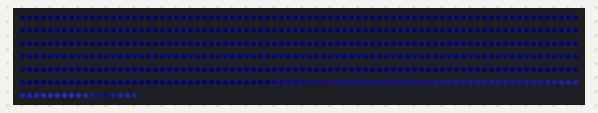
Bench run of a sketch on a simulated Arduino Uno, built with avr-gcc and run on an emulated ATmega328P. Parts: 497 RGB LEDs in strip order, left to right, continuing on the next row. Dim RGB values are drawn brighter than linear; random numbers use the default seed unless the sketch sets one.

Above: at 0.22 s.

The sketch:

bubbleocean.ino
```cpp
#include <FastLED.h>

#define LED_PIN     6
#define NUM_LEDS    497
#define BRIGHTNESS  200
#define LED_TYPE    WS2812B
#define COLOR_ORDER GRB

// Define sections
#define BOTTOM_SPIRAL 181
#define MIDDLE_CYLINDER_START 181
#define MIDDLE_CYLINDER_END 437
#define TOP_SECTION_START 437
#define TOP_SECTION_END 497

// Ocean parameters - adjusted for ultra-smooth feel
#define NUM_BUBBLES 3        // Even fewer bubbles
#define BUBBLE_SPEED 200     // Much slower bubbles
#define WAVE_SPEED 1         // Very slow water movement
#define GLOW_SPEED 1         // Very slow ambient changes
#define BLUR_AMOUNT 250      // Maximum blur for smoothness

// Color definitions - adjusted for surface light effect
#define DEEP_BLUE 170        // Deep blue base
#define SURFACE_BLUE 155     // Lighter blue for top
#define WATER_SATURATION 180 // Base saturation
#define SURFACE_SATURATION 140 // Less saturated at top for sunlit effect
#define BRIGHTNESS_BASE 40   // Deep water brightness
#define SURFACE_BRIGHTNESS 180 // Bright surface water
#define BRIGHTNESS_VARIANCE 20 // Reduced variance for smoother effect

// Bubble structure
struct Bubble {
  int16_t position;
  uint8_t size;
  uint8_t brightness;
  uint8_t speed;
};

Bubble bubbles[NUM_BUBBLES];
CRGB leds[NUM_LEDS];

uint16_t waveOffset = 0;
uint8_t glowPhase = 0;

void setup() {
  FastLED.addLeds<LED_TYPE, LED_PIN, COLOR_ORDER>(leds, NUM_LEDS);
  FastLED.setBrightness(BRIGHTNESS);
  FastLED.clear();

  // Initialize bubbles
  for(int i = 0; i < NUM_BUBBLES; i++) {
    bubbles[i].position = random16(BOTTOM_SPIRAL);  // Start in bottom section
    bubbles[i].size = random8(2, 5);               // Random bubble size
    bubbles[i].brightness = random8(180, 255);     // Random brightness
    bubbles[i].speed = random8(1, 4);             // Random rise speed
  }
}

void loop() {
  fadeToBlackBy(leds, NUM_LEDS, 10);

  for(int i = 0; i < NUM_LEDS; i++) {
    uint8_t brightness;
    uint8_t hue = DEEP_BLUE;
    uint8_t sat = WATER_SATURATION;

    // Calculate smooth gradient position
    float gradientPos;
    if(i < BOTTOM_SPIRAL) {
      gradientPos = (float)i / BOTTOM_SPIRAL;
      // Deep water settings
      brightness = BRIGHTNESS_BASE + (sin8(millis() / 50 + gradientPos * 255) * BRIGHTNESS_VARIANCE / 255);

    } else if(i < MIDDLE_CYLINDER_END) {
      gradientPos = (float)(i - MIDDLE_CYLINDER_START) / (MIDDLE_CYLINDER_END - MIDDLE_CYLINDER_START);
      // Mid-water transition
      brightness = map(gradientPos, 0, 1, BRIGHTNESS_BASE + 20, BRIGHTNESS_BASE + 60);
      brightness += (sin8(millis() / 50 + gradientPos * 255) * BRIGHTNESS_VARIANCE / 255);

    } else {
      // Surface water effect
      gradientPos = (float)(i - TOP_SECTION_START) / (TOP_SECTION_END - TOP_SECTION_START);

      // Transition to surface colors
      hue = lerp8by8(DEEP_BLUE, SURFACE_BLUE, gradientPos * 255);
      sat = lerp8by8(WATER_SATURATION, SURFACE_SATURATION, gradientPos * 255);

      // Bright surface water with subtle movement
      brightness = lerp8by8(BRIGHTNESS_BASE + 60, SURFACE_BRIGHTNESS, gradientPos * 255);
      brightness += (sin8(millis() / 40 + gradientPos * 255) * BRIGHTNESS_VARIANCE / 255);

      // Add shimmer to the very top
      if(i > TOP_SECTION_END - 20) {
        uint8_t shimmer = sin8(millis() / 30 + random8());
        brightness += (shimmer * (i - (TOP_SECTION_END - 20)) / 20);
      }
    }

    // Add very subtle ambient glow
    float glowVal = sin8(glowPhase + (gradientPos * 128)) / 255.0;
    brightness += glowVal * 3;  // Even more subtle glow variation

    // Set final color
    leds[i] = CHSV(hue, sat, brightness);
  }

  // Update and draw bubbles with much softer effect
  EVERY_N_MILLISECONDS(BUBBLE_SPEED) {
    for(int i = 0; i < NUM_BUBBLES; i++) {
      int16_t prevPos = bubbles[i].position;
      bubbles[i].position += bubbles[i].speed;

      // Handle section transitions and wrapping
      if(prevPos < BOTTOM_SPIRAL) {
        if(bubbles[i].position >= BOTTOM_SPIRAL) {
          bubbles[i].position = MIDDLE_CYLINDER_START + random8(32);
        }
      } else if(prevPos < MIDDLE_CYLINDER_END) {
        if((prevPos - MIDDLE_CYLINDER_START) % 32 == 31) {
          bubbles[i].position = prevPos + 1 - 32;  // Wrap around cylinder
        }
        if(bubbles[i].position >= MIDDLE_CYLINDER_END) {
          bubbles[i].position = TOP_SECTION_START;
        }
      } else {
        if(bubbles[i].position >= TOP_SECTION_END) {
          bubbles[i].position = random16(BOTTOM_SPIRAL/2);  // Reset to bottom
          bubbles[i].brightness = random8(180, 255);
          bubbles[i].speed = random8(1, 4);
        }
      }

      // Adjust bubble visibility based on depth
      uint8_t baseBrightness = bubbles[i].brightness;
      if(bubbles[i].position >= TOP_SECTION_START) {
        // Make bubbles more visible in bright water
        baseBrightness = scale8(baseBrightness, 180);
      }

      // Draw bubble with depth-aware brightness
      for(int j = -(bubbles[i].size * 2); j <= (bubbles[i].size * 2); j++) {
        int16_t glowPos = bubbles[i].position + j;
        if(glowPos >= 0 && glowPos < NUM_LEDS) {
          float distance = abs(j) / (float)(bubbles[i].size * 2);
          uint8_t glowBrightness = cubicwave8(constrain((1.0 - distance) * 255, 0, 255));
          glowBrightness = scale8(glowBrightness, baseBrightness / 4);

          // Fixed bubble color definition with its own hue and saturation
          CRGB bubbleColor = CHSV(
            DEEP_BLUE - 5,    // Slightly shifted from base water color
            WATER_SATURATION - 40,  // Less saturated than water
            glowBrightness
          );
          leds[glowPos] += bubbleColor;
        }
      }
    }
  }

  // Very slow wave and glow movement
  EVERY_N_MILLISECONDS(100) {  // Even slower update rate
    waveOffset += WAVE_SPEED;
    glowPhase += GLOW_SPEED;
  }

  // Multiple blur passes for smooth effect
  blur1d(leds, NUM_LEDS, BLUR_AMOUNT);
  blur1d(leds, NUM_LEDS, BLUR_AMOUNT/2);

  FastLED.show();
}
```
